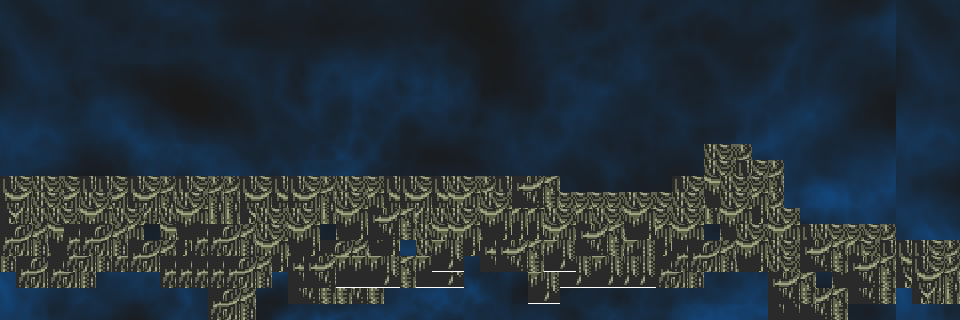

A level layout from a 2D game, rendered from its tile map. Below: a short description, then the map file with tile-grid data replaced by summaries:
An orthogonal 60x20 tile map with 16x16 px tiles, 2 tile layers (Background, Ground), 2 tilesets and 10 objects.

<map version="1.0" orientation="orthogonal" renderorder="right-down" width="60" height="20" tilewidth="16" tileheight="16" nextobjectid="13">
 <tileset firstgid="1" name="back" tilewidth="16" tileheight="16" spacing="2" margin="1" tilecount="3136" columns="56">
  <image source="back.png" width="1024" height="1024" />
 </tileset>
 <tileset firstgid="3137" name="1" tilewidth="16" tileheight="16" spacing="2" margin="1" tilecount="576" columns="32">
  <image source="1.jpg" width="592" height="328" />
 </tileset>
 <layer name="Background" width="60" height="20">
  <data>[1200 cells, 1200 non-empty, 1120 distinct tile ids]</data>
 </layer>
 <layer name="Ground" width="60" height="20">
  <data>[1200 cells, 395 non-empty, 31 distinct tile ids]</data>
 </layer>
 <objectgroup name="Ground">
  <object id="1" x="1" y="174" width="560" height="16" />
  <object id="2" x="561" y="192" width="112" height="16" />
  <object id="3" x="672" y="176" width="32" height="16" />
  <object id="4" x="704" y="144" width="48" height="16" />
  <object id="5" x="752" y="160" width="32" height="16" />
  <object id="6" x="784" y="208" width="16" height="16" />
  <object id="7" x="800" y="224" width="96" height="16" />
  <object id="8" x="896" y="240" width="64" height="16" />
 </objectgroup>
 <objectgroup name="Enemies">
  <object id="9" x="830" y="173" width="32" height="48" />
  <object id="12" x="443" y="2" width="32" height="48" />
 </objectgroup>
</map>
